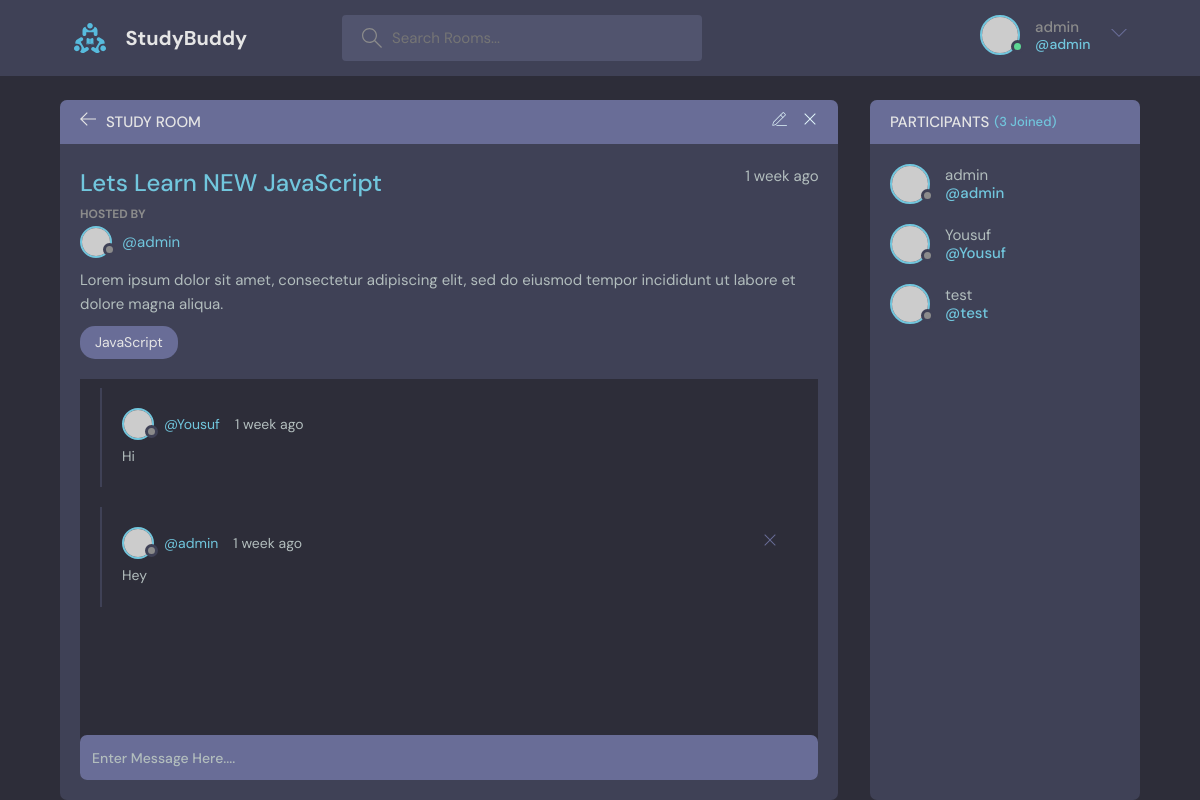
Screenshot of /room/1 (signed in) with the database file from the repository.
### base/models.py (models this page shows, shortened)
class Room(models.Model):
    host = models.ForeignKey(User, on_delete=models.SET_NULL, null=True)
    topic = models.ForeignKey(Topic, on_delete=models.SET_NULL, null=True)
    name = models.CharField(max_length=200)
    description = models.TextField(null=True, blank=True)
    participants = models.ManyToManyField(User, related_name='participants', blank=True)
    updated = models.DateTimeField(auto_now=True)
    created = models.DateTimeField(auto_now_add=True)
    class Meta:
        ordering = ['-updated', '-created']

class Topic(models.Model):
    name = models.CharField(max_length=200)
    def __str__(self):
        return self.name

class Message(models.Model):
    user = models.ForeignKey(User, on_delete=models.CASCADE)
    room = models.ForeignKey(Room, on_delete=models.CASCADE)
    body = models.TextField()
    updated = models.DateTimeField(auto_now=True)
    created = models.DateTimeField(auto_now_add=True)

### base/views.py (the view, shortened to what this page needs)
# urls.py: path('room/<str:pk>', views.room, name="room"),
def room(request, pk):
    room = Room.objects.get(id=pk)
    roomMessages = room.message_set.all().order_by('-created')
    participants = room.participants.all()
    context = {'room': room, 'roomMessages': roomMessages, 'participants': participants}
    return render(request, 'base/room.html', context)

### base/templates/base/room.html (shortened to what this page needs)
{% extends 'main.html' %}
{% block content %}
    <main class="profile-page layout layout--2">
      <div class="container">
        <div class="room">
          <div class="room__top">
            <div class="room__topLeft">
              <a href="{{ request.META.HTTP_REFERER }}">
                <svg version="1.1" xmlns="http://www.w3.org/2000/svg" width="32" height="32" viewBox="0 0 32 32">
                  <title>arrow-left</title>
                  <path
                    d="M13.723 2.286l-13.723 13.714 13.719 13.714 1.616-1.611-10.96-10.96h27.625v-2.286h-27.625l10.965-10.965-1.616-1.607z"
                  ></path>
                </svg>
              </a>
              <h3>Study Room</h3>
            </div>
            {% if request.user == room.host %}
            <div class="room__topRight">
              <a href="{% url 'update-room' room.id %}">
              </a>
              <a href="{% url 'delete-room' room.id %}">
                <svg version="1.1" xmlns="http://www.w3.org/2000/svg" width="32" height="32" viewBox="0 0 32 32">
                  <title>remove</title>
                  <path
                    d="M27.314 6.019l-1.333-1.333-9.98 9.981-9.981-9.981-1.333 1.333 9.981 9.981-9.981 9.98 1.333 1.333 9.981-9.98 9.98 9.98 1.333-1.333-9.98-9.98 9.98-9.981z"
                  ></path>
                </svg>
              </a>
            </div>
            {% endif %}
          </div>
          <div class="room__box scroll">
            <div class="room__header scroll">
              <div class="room__info">
                <h3>{{room.name}}</h3>
                <span>{{room.created|timesince}} ago</span>
              </div>
              <div class="room__hosted">
                <p>Hosted By</p>
                <a href="{% url 'user-profile' room.host.id %}" class="room__author">
                  <div class="avatar avatar--small">
                    <img src="https://randomuser.me/api/portraits/men/37.jpg" />
                  </div>
                  <span>@{{room.host.username}}</span>
                </a>
              </div>
              <div class="room__details">
                {{room.description}}
              </div>
              <span class="room__topics">{{room.topic}}</span>
            </div>
            <div class="room__conversation">
              <div class="threads scroll">
                {% for message in roomMessages %}
                <div class="thread">
                  <div class="thread__top">
                    <div class="thread__author">
                      <a href="{% url 'user-profile' message.user.id %}" class="thread__authorInfo">
                        <div class="avatar avatar--small">
                          <img src="https://randomuser.me/api/portraits/men/37.jpg" />
                        </div>
                        <span>@{{message.user.username}}</span>
                      </a>
                      <span class="thread__date">{{message.created|timesince}} ago</span>
                    </div>
                    {% if request.user == message.user %}
                    <div class="thread__delete">
                      <a href="{% url 'delete-message' message.id %}">
                        <svg version="1.1" xmlns="http://www.w3.org/2000/svg" width="32" height="32" viewBox="0 0 32 32">
                          <title>remove</title>
                          <path
                            d="M27.314 6.019l-1.333-1.333-9.98 9.981-9.981-9.981-1.333 1.333 9.981 9.981-9.981 9.98 1.333 1.333 9.981-9.98 9.98 9.98 1.333-1.333-9.98-9.98 9.98-9.981z"
                          ></path>
                        </svg>
                      </a>
                    </div>
                    {% endif %}
                  </div>
                  <div class="thread__details">
                    {{message.body}}
                  </div>
                </div>
                {% endfor %}
              </div>
            </div>
          </div>
          <div class="room__message">
            <form action="" method="POST">
              <input type="text" name="body" placeholder="Enter Message Here....">
          </form>
          </div>
        </div>
        <div class="participants">
          <h3 class="participants__top">Participants <span>({{participants.count}} Joined)</span></h3>
          <div class="participants__list scroll">
            {% for participant in participants %}
            <a href="{% url 'user-profile' participant.id %}" class="participant">
              <div class="avatar avatar--medium">
                <img src="https://randomuser.me/api/portraits/men/37.jpg" />
              </div>
              <p>
                {{participant.username}}
                <span>@{{participant.username}}</span>
              </p>
            </a>
            {% endfor %}
          </div>
        </div>
      </div>
    </main>
{% endblock content %}

### templates/navbar.html (shortened to what this page needs)
{% load static %}
<link rel="stylesheet" href="{% static 'css/main.css' %}" />
<header class="header header--loggedIn">
    <div class="container">
      <a href="/" class="header__logo">
        <img src="{% static 'images/logo.svg' %}" />
        <h1>StudyBuddy</h1>
      </a>
      <form class="header__search">
        <label>
          <input type="text" name="q" placeholder="Search Rooms...">
        </label>
      </form>
      <nav class="header__menu">
        {% if user.is_authenticated %}
        <div class="header__user">
            <a href="{% url 'user-profile' request.user.id %}">
              <div class="avatar avatar--medium active">
                <img src="https://randomuser.me/api/portraits/men/37.jpg" />
              </div>
              <p>{{request.user.username}} <span>@{{request.user.username}}</span></p>
            </a>
            <button class="dropdown-button">
              <svg version="1.1" xmlns="http://www.w3.org/2000/svg" width="32" height="32" viewBox="0 0 32 32">
                <title>chevron-down</title>
                <path d="M16 21l-13-13h-3l16 16 16-16h-3l-13 13z"></path>
              </svg>
            </button>
          </div>
        {% else %}
        <a href="{% url 'login' %}">
            <img src="{% static '/images/avatar.svg' %}" />
            <p>Login</p>
          </a>
        {% endif %}
      </nav>
    </div>
</header>

### rows the page displays
Room: name "Lets Learn NEW JavaScript", created "1 week", host.username "admin", description "Lorem ipsum dolor sit amet, consectetur adipiscing elit, sed do eiusmod tempor incididunt ut labore et dolore magna aliqua.", topic "JavaScript"
Message: user.username "Yousuf", created "1 week", body "Hi"
Message: user.username "admin", created "1 week", body "Hey"

### other values shown
{{ request.user.username }} "admin"
{{ participants.count }} "3"
{{ participant.username }} "admin"
{{ participant.username }} "Yousuf"
{{ participant.username }} "test"
